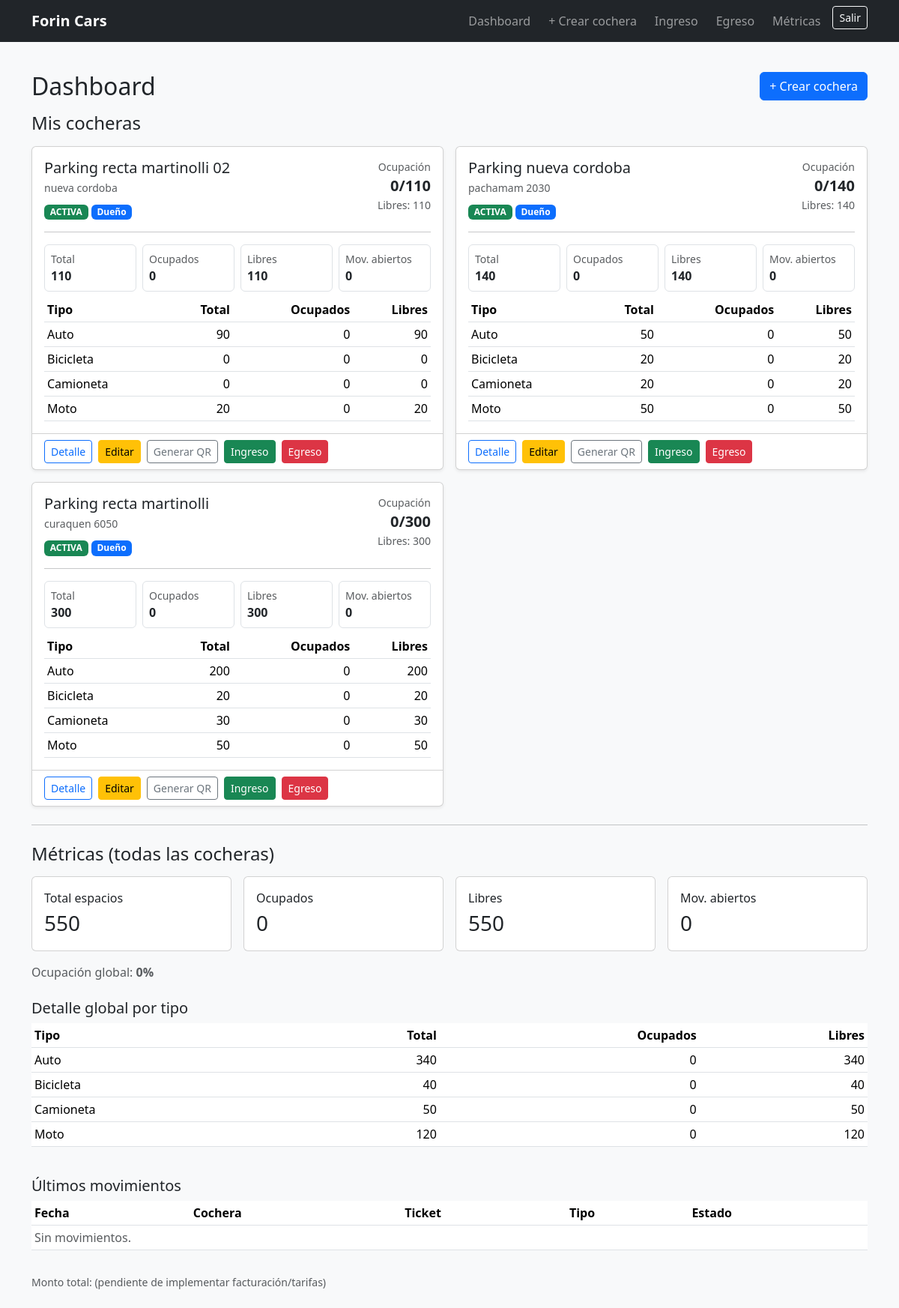
/dashboard/ (signed in), run on the app's committed database.
### parking/models.py (models this page shows, shortened)
class Cochera(models.Model):
    owner = models.ForeignKey(
        settings.AUTH_USER_MODEL,
        on_delete=models.CASCADE,
        related_name="cocheras",
    )
    nombre = models.CharField(max_length=120)
    direccion = models.CharField(max_length=200, blank=True)
    activa = models.BooleanField(default=True)
    created_at = models.DateTimeField(auto_now_add=True)
    empleados = models.ManyToManyField(
        settings.AUTH_USER_MODEL,
        related_name="cocheras_asignadas",
        blank=True,
        through="CocheraEmpleado",
    )

class TipoEspacio(models.Model):
    nombre = models.CharField(max_length=60, unique=True)

### users/views.py (the view)
# urls.py: path("dashboard/", views.dashboard_view, name="dashboard"),
@login_required
def dashboard_view(request):
    user = request.user
    is_superadmin = user.is_superuser
    is_admin_dueno = is_superadmin or user.groups.filter(name="ADMIN_DUENO").exists()
    is_admin_empleado = is_superadmin or user.groups.filter(name="ADMIN_EMPLEADO").exists()
    can_manage_cochera = is_admin_dueno
    can_operate = is_admin_dueno or is_admin_empleado
    cocheras = (
        Cochera.objects.filter(
            Q(owner=user) |
            Q(cocheraempleado__empleado=user, cocheraempleado__activo=True)
        )
        .filter(activa=True)
        .distinct()
        .order_by("-created_at", "-id")
        .prefetch_related("capacidades__tipo", "espacios__tipo")
    )
    total_espacios = 0
    ocupados = 0
    libres = 0
    mov_abiertos = 0
    totales_por_tipo = {}  # tipo_id -> dict(tipo,total,ocupados,libres)
    cocheras_data = []
    for c in cocheras:
        caps = list(c.capacidades.all())
        total_por_tipo = {cap.tipo_id: cap.cantidad for cap in caps}
        tipo_obj = {cap.tipo_id: cap.tipo for cap in caps}
        espacios = list(c.espacios.all())
        ocupados_por_tipo = defaultdict(int)
        for e in espacios:
            if e.ocupado:
                ocupados_por_tipo[e.tipo_id] += 1
            if e.tipo_id not in tipo_obj:
                tipo_obj[e.tipo_id] = e.tipo
                total_por_tipo.setdefault(e.tipo_id, 0)
        por_tipo_list = []
        total_c = 0
        ocupados_c = 0
        for tipo_id, tipo in sorted(tipo_obj.items(), key=lambda kv: kv[1].nombre):
            t_total = int(total_por_tipo.get(tipo_id, 0))
            t_ocup = int(ocupados_por_tipo.get(tipo_id, 0))
            t_lib = max(t_total - t_ocup, 0)
            por_tipo_list.append({
                "tipo": tipo,
                "total": t_total,
                "ocupados": t_ocup,
                "libres": t_lib,
            })
            total_c += t_total
            ocupados_c += t_ocup
            if tipo_id not in totales_por_tipo:
                totales_por_tipo[tipo_id] = {"tipo": tipo, "total": 0, "ocupados": 0, "libres": 0}
            totales_por_tipo[tipo_id]["total"] += t_total
            totales_por_tipo[tipo_id]["ocupados"] += t_ocup
        libres_c = max(total_c - ocupados_c, 0)
        abiertos_c = c.movimientos.filter(estado="ABIERTO").count()
        total_espacios += total_c
        ocupados += ocupados_c
        libres += libres_c
        mov_abiertos += abiertos_c
        cocheras_data.append({
            "cochera": c,
            "is_owner": (c.owner_id == user.id),
            "total_espacios": total_c,
            "ocupados": ocupados_c,
            "libres": libres_c,
            "mov_abiertos": abiertos_c,
            "por_tipo": por_tipo_list,
        })
    totales_por_tipo_list = []
    for d in totales_por_tipo.values():
        d["libres"] = max(d["total"] - d["ocupados"], 0)
        totales_por_tipo_list.append(d)
    totales_por_tipo_list.sort(key=lambda x: x["tipo"].nombre)
    ocupacion_pct = round((ocupados / total_espacios * 100) if total_espacios else 0, 1)
    ultimos = (
        Movimiento.objects.filter(cochera__in=cocheras)
        .select_related("cochera", "vehiculo", "vehiculo__tipo", "espacio", "espacio__tipo")
        .order_by("-ingreso_at")[:10]
    )
    total_facturado = None
    ctx = {
        "cocheras": cocheras,
        "cocheras_data": cocheras_data,
        "total_espacios": total_espacios,
        "ocupados": ocupados,
        "libres": libres,
        "mov_abiertos": mov_abiertos,
        "ocupacion_pct": ocupacion_pct,
        "ultimos": ultimos,
        "totales_por_tipo": totales_por_tipo_list,
        "is_superadmin": is_superadmin,
        "can_manage_cochera": can_manage_cochera,
        "can_operate": can_operate,
        "total_facturado": total_facturado,
    }
    return render(request, "users/dashboard.html", ctx)

### users/context_processors.py (called while the page is built)
def role_flags(request):
    u = getattr(request, "user", None)
    if not u or not u.is_authenticated:
        return {"can_manage_cochera": False, "can_operate": False, "is_superadmin": False}
    is_superadmin = u.is_superuser
    can_manage_cochera = is_superadmin or u.groups.filter(name="ADMIN_DUENO").exists()
    can_operate = can_manage_cochera or u.groups.filter(name="ADMIN_EMPLEADO").exists()
    return {
        "is_superadmin": is_superadmin,
        "can_manage_cochera": can_manage_cochera,
        "can_operate": can_operate,
    }

### users/templates/users/dashboard.html (shortened to what this page needs)
{% extends "base.html" %}
{% block content %}
<div class="container py-4">
  <div class="d-flex align-items-center justify-content-between mb-3">
    <h2 class="m-0">Dashboard</h2>
    {% if can_manage_cochera %}
      <a class="btn btn-primary" href="{% url 'cochera_new' %}">+ Crear cochera</a>
    {% endif %}
  </div>
  <h4 class="mb-3">Mis cocheras</h4>
  {% if cocheras_data %}
    <div class="row g-3">
      {% for item in cocheras_data %}
        {% with c=item.cochera %}
        <div class="col-12 col-lg-6">
          <div class="card h-100 shadow-sm">
            <div class="card-body">
              <div class="d-flex align-items-start justify-content-between gap-3">
                <div>
                  <h5 class="card-title mb-1">{{ c.nombre }}</h5>
                  <div class="text-muted small">{{ c.direccion|default:"(sin dirección)" }}</div>
                  <div class="mt-2">
                    <span class="badge text-bg-{% if c.activa %}success{% else %}secondary{% endif %}">
                      {% if c.activa %}ACTIVA{% else %}INACTIVA{% endif %}
                    </span>
                    {% if item.is_owner %}
                      <span class="badge text-bg-primary">Dueño</span>
                    {% else %}
                      <span class="badge text-bg-info">Empleado</span>
                    {% endif %}
                  </div>
                </div>
                <div class="text-end">
                  <div class="small text-muted">Ocupación</div>
                  <div class="fs-5 fw-semibold">{{ item.ocupados }}/{{ item.total_espacios }}</div>
                  <div class="small text-muted">Libres: {{ item.libres }}</div>
                </div>
              </div>
              <hr class="my-3">
              <div class="row g-2 mb-2">
                <div class="col-6 col-md-3">
                  <div class="border rounded p-2">
                    <div class="small text-muted">Total</div>
                    <div class="fw-semibold">{{ item.total_espacios }}</div>
                  </div>
                </div>
                <div class="col-6 col-md-3">
                  <div class="border rounded p-2">
                    <div class="small text-muted">Ocupados</div>
                    <div class="fw-semibold">{{ item.ocupados }}</div>
                  </div>
                </div>
                <div class="col-6 col-md-3">
                  <div class="border rounded p-2">
                    <div class="small text-muted">Libres</div>
                    <div class="fw-semibold">{{ item.libres }}</div>
                  </div>
                </div>
                <div class="col-6 col-md-3">
                  <div class="border rounded p-2">
                    <div class="small text-muted">Mov. abiertos</div>
                    <div class="fw-semibold">{{ item.mov_abiertos }}</div>
                  </div>
                </div>
              </div>
              <div class="table-responsive">
                <table class="table table-sm align-middle mb-0">
                  <thead>
                    <tr>
                      <th>Tipo</th>
                      <th class="text-end">Total</th>
                      <th class="text-end">Ocupados</th>
                      <th class="text-end">Libres</th>
                    </tr>
                  </thead>
                  <tbody>
                    {% for row in item.por_tipo %}
                      <tr>
                        <td>{{ row.tipo.nombre }}</td>
                        <td class="text-end">{{ row.total }}</td>
                        <td class="text-end">{{ row.ocupados }}</td>
                        <td class="text-end">{{ row.libres }}</td>
                      </tr>
                    {% empty %}
                      <tr><td colspan="4" class="text-muted">Sin capacidades configuradas.</td></tr>
                    {% endfor %}
                  </tbody>
                </table>
              </div>
            </div>
            <div class="card-footer bg-transparent d-flex flex-wrap gap-2">
              <a class="btn btn-outline-primary btn-sm" href="{% url 'parking:cochera_detail' c.id %}" >Detalle</a>
              {% if can_manage_cochera and item.is_owner %}
                <a class="btn btn-warning btn-sm" href="{% url 'parking:cochera_edit' c.id %}">Editar</a>
              {% endif %}
              <a class="btn btn-outline-secondary btn-sm" href="{% url 'parking:cochera_qr' c.id %}" target="_blank">
                Generar QR
              </a>
              {% if can_operate %}
                <a class="btn btn-success btn-sm" href="{% url 'parking:ingreso_cochera' c.id %}">Ingreso</a>
                <a class="btn btn-danger btn-sm" href="{% url 'parking:egreso_cochera' c.id %}">Egreso</a>
              {% endif %}
            </div>
          </div>
        </div>
        {% endwith %}
      {% endfor %}
    </div>
  {% endif %}
  <hr class="my-4">
  <h4 class="mb-3">Métricas (todas las cocheras)</h4>
  <div class="row g-3 mb-3">
    <div class="col-12 col-md-3">
      <div class="card p-3">
        <div>Total espacios</div>
        <div class="fs-3">{{ total_espacios|default:0 }}</div>
      </div>
    </div>
    <div class="col-12 col-md-3">
      <div class="card p-3">
        <div>Ocupados</div>
        <div class="fs-3">{{ ocupados|default:0 }}</div>
      </div>
    </div>
    <div class="col-12 col-md-3">
      <div class="card p-3">
        <div>Libres</div>
        <div class="fs-3">{{ libres|default:0 }}</div>
      </div>
    </div>
    <div class="col-12 col-md-3">
      <div class="card p-3">
        <div>Mov. abiertos</div>
        <div class="fs-3">{{ mov_abiertos|default:0 }}</div>
      </div>
    </div>
  </div>
  <div class="text-muted mb-2">Ocupación global: <b>{{ ocupacion_pct|default:0 }}%</b></div>
  <h5 class="mt-4">Detalle global por tipo</h5>
  <div class="table-responsive">
    <table class="table table-sm align-middle">
      <thead>
        <tr>
          <th>Tipo</th>
          <th class="text-end">Total</th>
          <th class="text-end">Ocupados</th>
          <th class="text-end">Libres</th>
        </tr>
      </thead>
      <tbody>
        {% for row in totales_por_tipo %}
          <tr>
            <td>{{ row.tipo.nombre }}</td>
            <td class="text-end">{{ row.total }}</td>
            <td class="text-end">{{ row.ocupados }}</td>
            <td class="text-end">{{ row.libres }}</td>
          </tr>
        {% empty %}
          <tr><td colspan="4" class="text-muted">No hay datos de capacidades.</td></tr>
        {% endfor %}
      </tbody>
    </table>
  </div>
  <h5 class="mt-4">Últimos movimientos</h5>
  <div class="table-responsive">
    <table class="table table-sm align-middle">
      <thead>
        <tr>
          <th>Fecha</th>
          <th>Cochera</th>
          <th>Ticket</th>
          <th>Tipo</th>
          <th>Estado</th>
        </tr>
      </thead>
      <tbody>
        {% for m in ultimos %}
          <tr>
            <td>{{ m.ingreso_at }}</td>
            <td>{{ m.cochera.nombre }}</td>
            <td>{{ m.vehiculo.ticket }}</td>
            <td>{{ m.vehiculo.tipo.nombre }}</td>
            <td>
              <span class="badge text-bg-{% if m.estado == 'ABIERTO' %}success{% else %}secondary{% endif %}">
                {{ m.estado }}
              </span>
            </td>
          </tr>
        {% empty %}
          <tr><td colspan="5" class="text-muted">Sin movimientos.</td></tr>
        {% endfor %}
      </tbody>
    </table>
  </div>
  <div class="mt-3 text-muted small">
    {% if total_facturado is None %}
      Monto total: (pendiente de implementar facturación/tarifas)
    {% else %}
      Monto total: {{ total_facturado }}
    {% endif %}
  </div>
</div>
{% endblock %}

### data on the page
Cochera: cochera.nombre "Parking recta martinolli 02", cochera.direccion "nueva cordoba", activa "ACTIVA", ocupados "0", total_espacios "110", libres "110", mov_abiertos "0"
TipoEspacio: tipo.nombre "Auto", total "90", ocupados "0", libres "90", total "50", libres "50", total "200", libres "200", total "340", libres "340"
TipoEspacio: tipo.nombre "Bicicleta", total "0", ocupados "0", libres "0", total "20", libres "20", total "40", libres "40"
TipoEspacio: tipo.nombre "Camioneta", total "0", ocupados "0", libres "0", total "20", libres "20", total "30", libres "30", total "50", libres "50"
TipoEspacio: tipo.nombre "Moto", total "20", ocupados "0", libres "20", total "50", libres "50", total "120", libres "120"
Cochera: cochera.nombre "Parking nueva cordoba", cochera.direccion "pachamam 2030", activa "ACTIVA", ocupados "0", total_espacios "140", libres "140", mov_abiertos "0"
Cochera: cochera.nombre "Parking recta martinolli", cochera.direccion "curaquen 6050", activa "ACTIVA", ocupados "0", total_espacios "300", libres "300", mov_abiertos "0"

### other printed values
{{ total_espacios|default:0 }} "550"
{{ ocupados|default:0 }} "0"
{{ libres|default:0 }} "550"
{{ mov_abiertos|default:0 }} "0"
{{ ocupacion_pct|default:0 }} "0"
